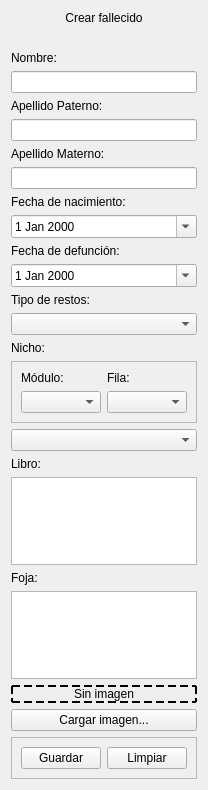
          <widget class="QWidget" name="scrollAreaWidgetContents_22">
           <property name="geometry">
            <rect>
             <x>0</x>
             <y>0</y>
             <width>194</width>
             <height>790</height>
            </rect>
           </property>
           <layout class="QVBoxLayout" name="verticalLayout_14">
            <item>
             <widget class="QLabel" name="label_create_deceased">
              <property name="text">
               <string>Crear fallecido</string>
              </property>
              <property name="alignment">
               <set>Qt::AlignCenter</set>
              </property>
             </widget>
            </item>
            <item>
             <spacer name="horizontal_spacer_create_deceased">
              <property name="orientation">
               <enum>Qt::Horizontal</enum>
              </property>
              <property name="sizeHint" stdset="0">
               <size>
                <width>40</width>
                <height>20</height>
               </size>
              </property>
             </spacer>
            </item>
            <item>
             <widget class="QLabel" name="label_create_deceased_name">
              <property name="text">
               <string>Nombre:</string>
              </property>
             </widget>
            </item>
            <item>
             <widget class="QLineEdit" name="line_edit_create_deceased_name"/>
            </item>
            <item>
             <widget class="QLabel" name="label_create_deceased_paternal_surname">
              <property name="text">
               <string>Apellido Paterno:</string>
              </property>
             </widget>
            </item>
            <item>
             <widget class="QLineEdit" name="line_edit_create_deceased_paternal_surname"/>
            </item>
            <item>
             <widget class="QLabel" name="label_create_deceased_maternal_surname">
              <property name="text">
               <string>Apellido Materno:</string>
              </property>
             </widget>
            </item>
            <item>
             <widget class="QLineEdit" name="line_edit_create_deceased_maternal_surname"/>
            </item>
            <item>
             <widget class="QLabel" name="label_create_deceased_birth_date">
              <property name="text">
               <string>Fecha de nacimiento:</string>
              </property>
             </widget>
            </item>
            <item>
             <widget class="QDateEdit" name="date_edit_create_deceased_birth_date">
              <property name="calendarPopup">
               <bool>true</bool>
              </property>
             </widget>
            </item>
            <item>
             <widget class="QLabel" name="label_create_deceased_death_date">
              <property name="text">
               <string>Fecha de defunción:</string>
              </property>
             </widget>
            </item>
            <item>
             <widget class="QDateEdit" name="date_edit_create_deceased_death_date">
              <property name="calendarPopup">
               <bool>true</bool>
              </property>
             </widget>
            </item>
            <item>
             <widget class="QLabel" name="label_create_deceased_remain_type">
              <property name="text">
               <string>Tipo de restos:</string>
              </property>
             </widget>
            </item>
            <item>
             <widget class="QComboBox" name="combo_box_create_deceased_remain_type"/>
            </item>
            <item>
             <widget class="QLabel" name="label_create_deceased_niche">
              <property name="text">
               <string>Nicho:</string>
              </property>
             </widget>
            </item>
            <item>
             <widget class="QFrame" name="frame_2">
              <property name="frameShape">
               <enum>QFrame::StyledPanel</enum>
              </property>
              <property name="frameShadow">
               <enum>QFrame::Raised</enum>
              </property>
              <layout class="QGridLayout" name="gridLayout_9">
               <item row="0" column="0">
                <widget class="QLabel" name="label_create_deceased_module">
                 <property name="text">
                  <string>Módulo:</string>
                 </property>
                </widget>
               </item>
               <item row="0" column="1">
                <widget class="QLabel" name="label_create_deceased_row">
                 <property name="text">
                  <string>Fila:</string>
                 </property>
                </widget>
               </item>
               <item row="1" column="0">
                <widget class="QComboBox" name="combo_box_create_deceased_module"/>
               </item>
               <item row="1" column="1">
                <widget class="QComboBox" name="combo_box_create_deceased_row"/>
               </item>
              </layout>
             </widget>
            </item>
            <item>
             <widget class="QComboBox" name="combo_box_create_deceased_niche"/>
            </item>
            <item>
             <widget class="QLabel" name="label_create_deceased_book">
              <property name="text">
               <string>Libro:</string>
              </property>
             </widget>
            </item>
            <item>
             <widget class="QPlainTextEdit" name="plain_text_edit_create_deceased_book"/>
            </item>
            <item>
             <widget class="QLabel" name="label_create_deceased_sheet">
              <property name="text">
               <string>Foja:</string>
              </property>
             </widget>
            </item>
            <item>
             <widget class="QPlainTextEdit" name="plain_text_edit_create_deceased_sheet"/>
            </item>
            <item>
             <widget class="QLabel" name="label_create_deceased_image">
              <property name="styleSheet">
               <string notr="true">QLabel{
	border: 2px dashed
}</string>
              </property>
              <property name="text">
               <string>Sin imagen</string>
              </property>
              <property name="alignment">
               <set>Qt::AlignCenter</set>
              </property>
             </widget>
            </item>
            <item>
             <spacer name="verticalSpacer_3">
              <property name="orientation">
               <enum>Qt::Vertical</enum>
              </property>
              <property name="sizeHint" stdset="0">
               <size>
                <width>20</width>
                <height>40</height>
               </size>
              </property>
             </spacer>
            </item>
            <item>
             <widget class="QPushButton" name="push_button_create_deceased_image">
              <property name="text">
               <string>Cargar imagen...</string>
              </property>
             </widget>
            </item>
            <item>
             <widget class="QFrame" name="frame_18">
              <property name="frameShape">
               <enum>QFrame::StyledPanel</enum>
              </property>
              <property name="frameShadow">
               <enum>QFrame::Raised</enum>
              </property>
              <layout class="QHBoxLayout" name="horizontalLayout_15">
               <item>
                <widget class="QPushButton" name="push_button_create_deceased_save_deceased">
                 <property name="text">
                  <string>Guardar</string>
                 </property>
                </widget>
               </item>
               <item>
                <widget class="QPushButton" name="push_button_create_deceased_clean">
                 <property name="text">
                  <string>Limpiar</string>
                 </property>
                </widget>
               </item>
              </layout>
             </widget>
            </item>
           </layout>
          </widget>
